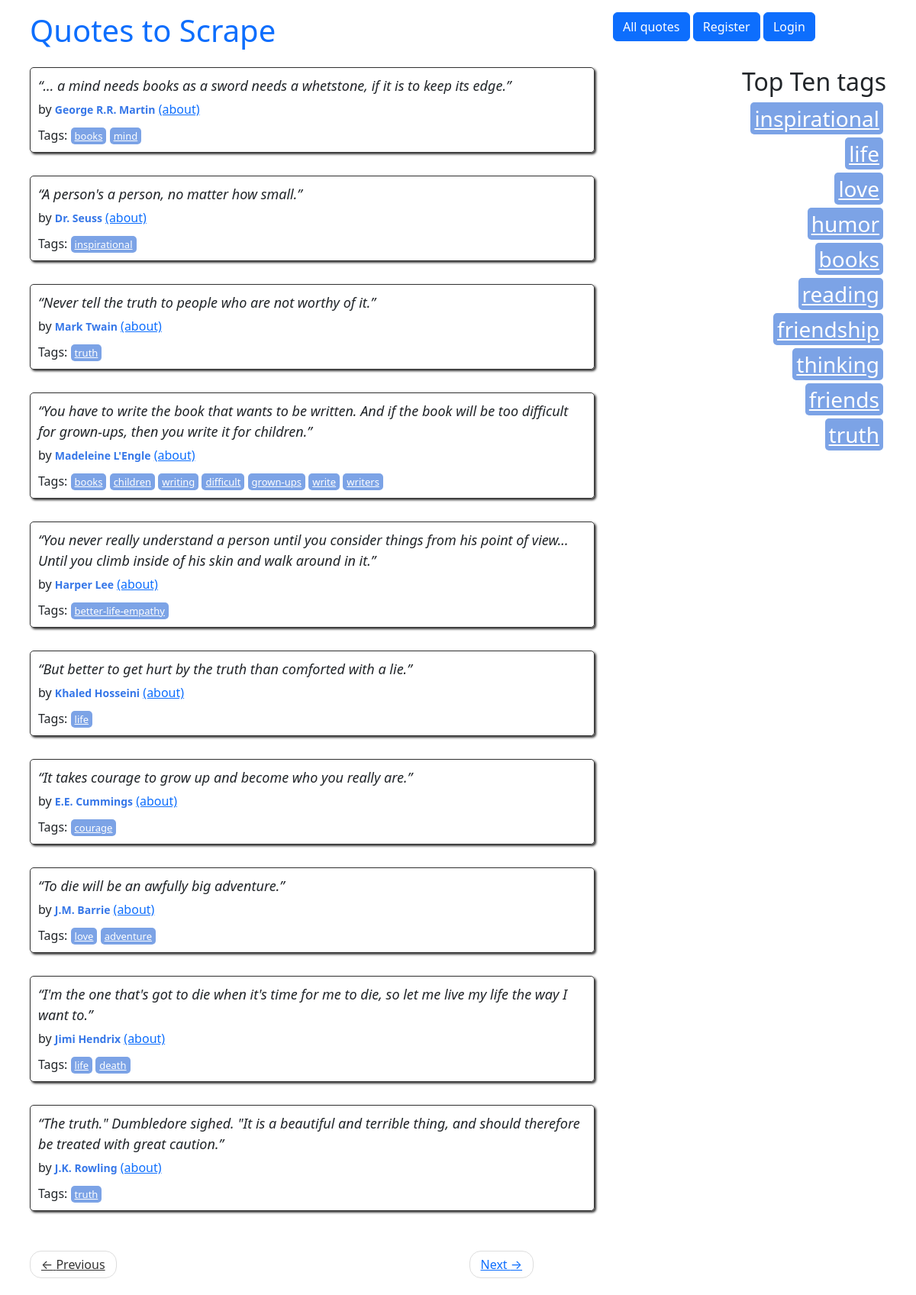
The page / on the database its author committed.
### quotes/models.py (models this page shows)
class Quote(models.Model):
    quote = models.TextField()
    tags = models.ManyToManyField(Tag)
    author = models.ForeignKey(Author, on_delete=models.CASCADE, default=None, null=True)
    created_at = models.DateTimeField(auto_now_add=True)
    user = models.ForeignKey(User, blank=True, null=True, on_delete=models.CASCADE, default=None)

class Author(models.Model):
    fullname = models.CharField(max_length=50)
    born_date = models.CharField(max_length=50)
    born_location = models.CharField(max_length=50)
    description = models.TextField()
    created_at = models.DateTimeField(auto_now_add=True)
    user = models.ForeignKey(User, blank=True, null=True, on_delete=models.CASCADE, default=None)
    def __str__(self):
        return self.fullname

class Tag(models.Model):
    name = models.CharField(max_length=30, unique=True, null=False)
    def __str__(self):
        return self.name

### quotes/views.py (the view)
# urls.py: path('', views.main, name='main'),
def main(request, page=1):
    if request.user.is_authenticated:
        quotes = Quote.objects.filter(Q(user=request.user) | Q(user=None)).order_by('-created_at')
    else:
        quotes = Quote.objects.filter(user=None).order_by('-created_at')
    per_page = 10
    paginator = Paginator(quotes, per_page)
    quotes_on_page = paginator.page(page)
    top_ten_tags = Tag.objects.annotate(num_quotes=Count('quote')).order_by('-num_quotes')[:10]
    return render(request, 'quotes/index.html', context={'quotes': quotes_on_page, 'tags': top_ten_tags})

### quotes/templates/quotes/index.html
{% extends 'my_project/base.html' %}
{% load extract %}
{% block content %}
<div class="row">
    <div class="col-md-8">
        {% for quote in quotes %}
        <div class="quote" itemscope="" itemtype="http://schema.org/CreativeWork">
            <span class="text" itemprop="text">{{quote.quote}}</span>
            <span>by <small class="author" itemprop="author">{{quote.author}}</small>
                <a href="{% url 'quotes:author' author_name=quote.author.fullname %}">(about)</a>
            </span>
            <div class="tags">
                Tags:
                {% for tag in quote.tags.all %}
                <a class="tag" href="{% url 'quotes:tag' tag_name=tag %}">{{tag}}</a>
                {% endfor %}
            </div>
        </div>
        {% endfor %}
    </div>
    <div class="col-md-4 tags-box">
        <h2>Top Ten tags</h2>
        {% for tag in tags %}
        <span class="tag-item">
        <a class="tag" style="font-size: 28px" href="{% url 'quotes:tag' tag_name=tag %}">{{tag}}</a>
        </span>
        {% endfor %}
    </div>
</div>
<div class="row">
    <nav>
        <ul class="pager">
            <li class="previous">
                <a class="{% if not quotes.has_previous %} disabled {% endif %}"
                   href="{% if quotes.has_previous %} {% url 'quotes:root_paginate' quotes.previous_page_number %} {% else %} # {% endif %}">
                    <span aria-hidden="true">←</span> Previous</a>
            </li>
            <li class="next">
                <a class="{% if not quotes.has_next %} disabled {% endif %}"
                   href="{% if quotes.has_next %} {% url 'quotes:root_paginate' quotes.next_page_number %} {% else %} # {% endif %}">Next <span aria-hidden="true">→</span></a>
            </li>
        </ul>
    </nav>
</div>
{% endblock %}

### quotes/static/quotes/style.css (style rules this page uses)
.quote { padding: 10px; margin-bottom: 30px; border: 1px solid #333333; border-radius: 5px; box-shadow: 2px 2px 3px #333333; }
.quote span.text { display: block; margin-bottom: 5px; font-size: large; font-style: italic; }
.quote small.author { font-weight: bold; color: #3677E8; }
.quote .tags { margin-top: 10px; }
.tag { padding: 2px 5px; border-radius: 5px; color: white; font-size: small; background-color: #7CA3E6; }
.pager { padding-left: 0; margin: 22px 0; list-style: none; text-align: center; }
.pager li { display: inline; }
.pager .previous>a, .pager .previous>span { float: left; }
.pager li>a, .pager li>span { display: inline-block; padding: 5px 14px; background-color: #ffffff; border: 1px solid #dddddd; border-radius: 15px; }
.disabled { color: #333333; cursor: not-allowed; }
.tags-box { text-align: right; }
.tag-item { display: block; margin: 4px; }
.row { margin-left: -15px; margin-right: -15px; }

### rows shown on the page
Quote: quote "“... a mind needs books as a sword needs a whetstone, if it is to keep its edge.”", author "George R.R. Martin"
Tag: name "books"
Tag: name "mind"
Quote: quote "“A person's a person, no matter how small.”", author "Dr. Seuss"
Tag: name "inspirational"
Quote: quote "“Never tell the truth to people who are not worthy of it.”", author "Mark Twain"
Tag: name "truth"
Quote: quote "“You have to write the book that wants to be written. And if the book will be too difficult for grown-ups, then you write it for children.”", author "Madeleine L'Engle"
Tag: name "children"
Tag: name "writing"
Tag: name "difficult"
Tag: name "grown-ups"
Tag: name "write"
Tag: name "writers"
Quote: quote "“You never really understand a person until you consider things from his point of view... Until you climb inside of his skin and walk around in it.”", author "Harper Lee"
Tag: name "better-life-empathy"
Quote: quote "“But better to get hurt by the truth than comforted with a lie.”", author "Khaled Hosseini"
Tag: name "life"
Quote: quote "“It takes courage to grow up and become who you really are.”", author "E.E. Cummings"
Tag: name "courage"
Quote: quote "“To die will be an awfully big adventure.”", author "J.M. Barrie"
Tag: name "love"
Tag: name "adventure"
Quote: quote "“I'm the one that's got to die when it's time for me to die, so let me live my life the way I want to.”", author "Jimi Hendrix"
Tag: name "death"
Quote: quote "“The truth.\" Dumbledore sighed. \"It is a beautiful and terrible thing, and should therefore be treated with great caution.”", author "J.K. Rowling"
Tag: name "humor"
Tag: name "reading"
Tag: name "friendship"
Tag: name "thinking"
Tag: name "friends"
